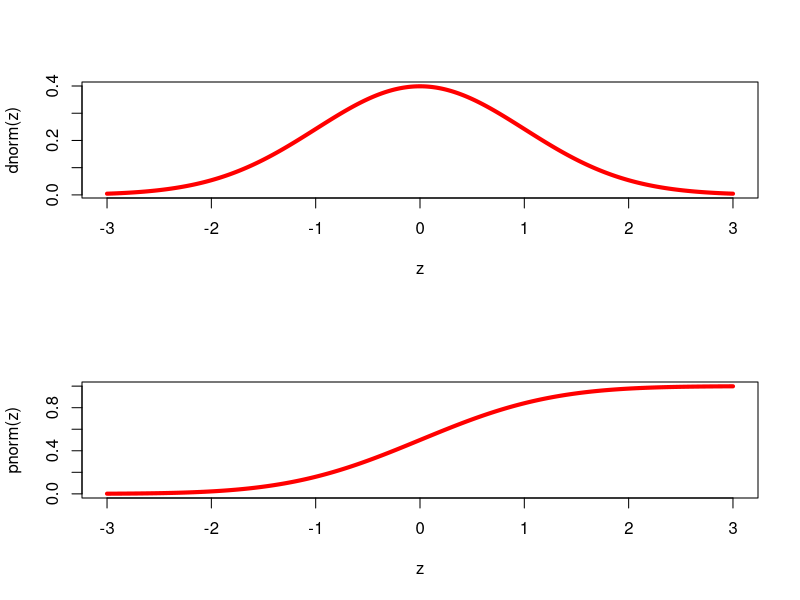

Here is the R script that generated this plot:

#Plotting the probability density function and the cumulative distribution 
#function of the standard normal distribution.

z=seq(-3,3,by=0.01)
par(mfrow=c(2, 1))
plot(z,dnorm(z),type='l',col="red",lwd=4)
plot(z,pnorm(z),type='l',col="red",lwd=4)
